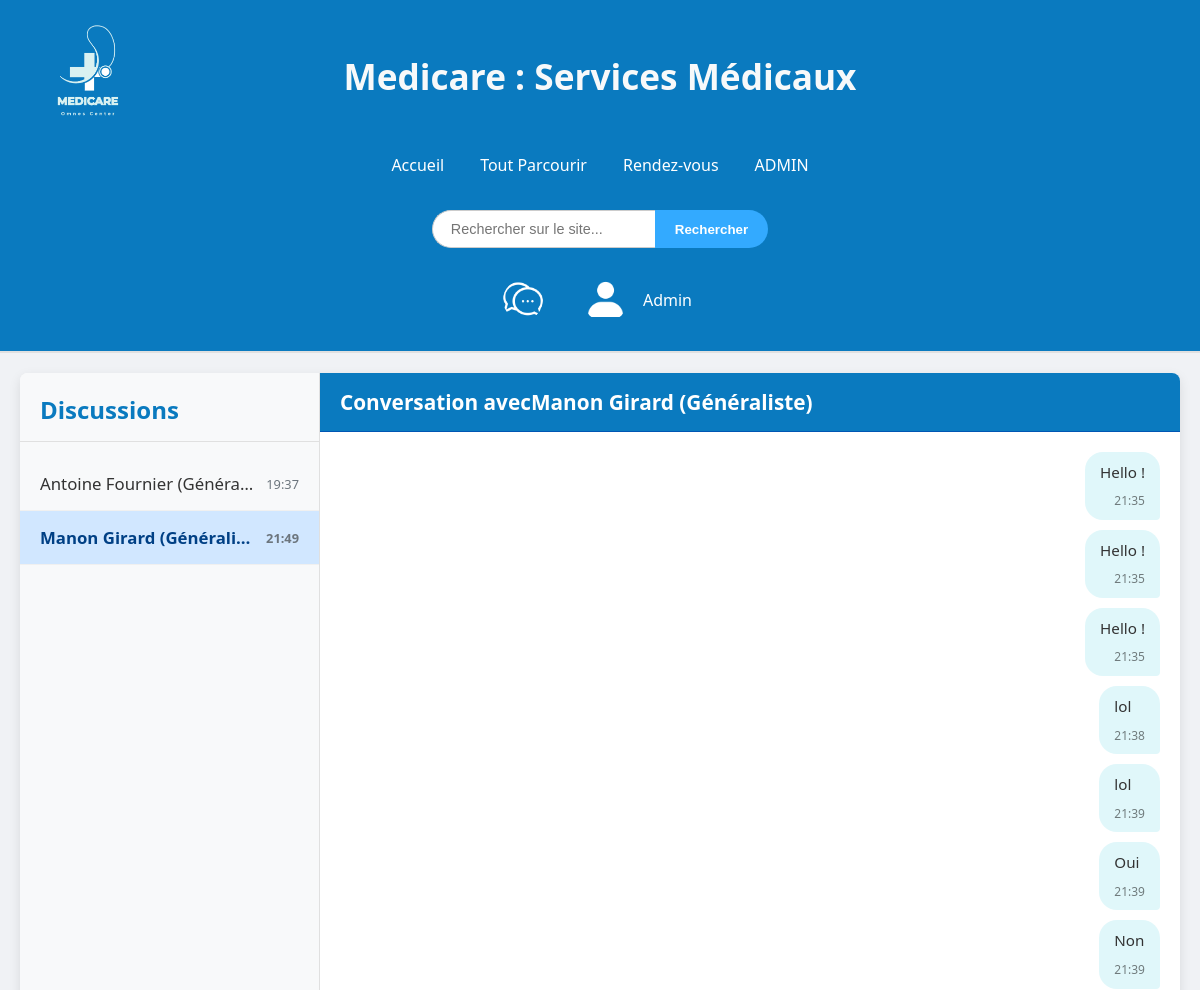
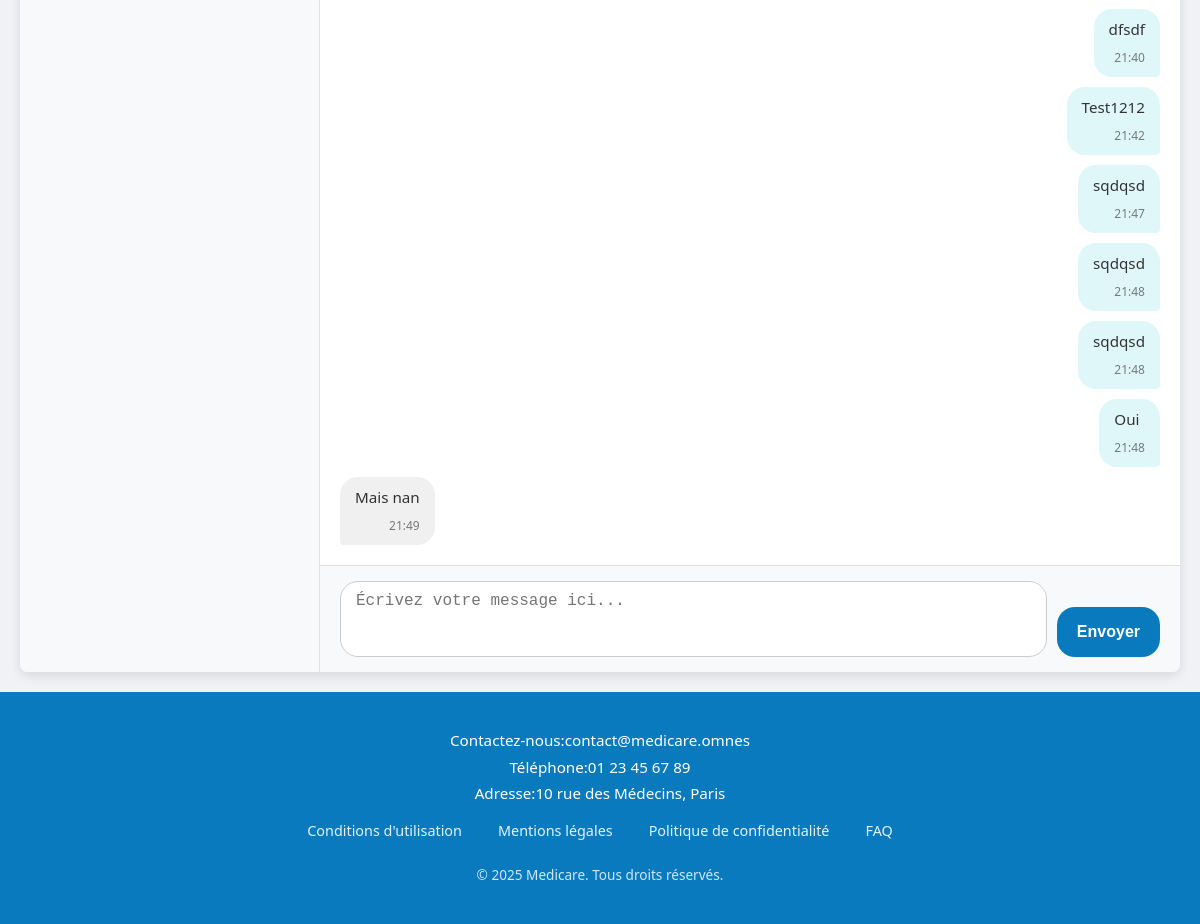
/chat.php?conv_id=1 (signed in), run on the app's committed database (2 pictures, top to bottom).
### tables this page shows
CREATE TABLE IF NOT EXISTS `conversations` (
  `ID` int NOT NULL AUTO_INCREMENT,
  `user1_id` int NOT NULL,
  `user2_id` int NOT NULL,
  `last_message_at` datetime DEFAULT CURRENT_TIMESTAMP,
  `user1_unread_count` int DEFAULT '0',
  `user2_unread_count` int DEFAULT '0',
  PRIMARY KEY (`ID`),
  UNIQUE KEY `idx_unique_conversation` (`user1_id`,`user2_id`),
  KEY `user2_id` (`user2_id`)
);

CREATE TABLE IF NOT EXISTS `utilisateurs` (
  `ID` int NOT NULL AUTO_INCREMENT,
  `Nom` varchar(255) DEFAULT NULL,
  `Prenom` varchar(255) DEFAULT NULL,
  `Email` varchar(255) DEFAULT NULL,
  `MotDePasse` varchar(255) DEFAULT NULL,
  `TypeCompte` varchar(255) NOT NULL,
  PRIMARY KEY (`ID`)
);

CREATE TABLE IF NOT EXISTS `utilisateurs_personnel` (
  `ID` int NOT NULL AUTO_INCREMENT,
  `Photo` varchar(255) DEFAULT NULL,
  `Video` varchar(255) DEFAULT NULL,
  `Telephone` bigint NOT NULL,
  `Description` varchar(255) DEFAULT NULL,
  `Type` varchar(255) DEFAULT NULL,
  `ID_Adresse` int NOT NULL,
  PRIMARY KEY (`ID`)
);

CREATE TABLE IF NOT EXISTS `messages` (
  `ID` int NOT NULL AUTO_INCREMENT,
  `conversation_id` int NOT NULL,
  `sender_id` int NOT NULL,
  `message_text` text NOT NULL,
  `sent_at` datetime DEFAULT CURRENT_TIMESTAMP,
  PRIMARY KEY (`ID`),
  KEY `conversation_id` (`conversation_id`),
  KEY `sender_id` (`sender_id`)
);

### chat.php (the view, shortened to what this page needs)
<?php
    require 'includes/head.php';
    require 'includes/header.php';
     function safe_html($value){
        return $value !==null? htmlspecialchars((string)$value,ENT_QUOTES,'UTF-8'): '';
    }
    $current_user_id = $_SESSION["user_id"];
    $selected_conversation_id = isset($_GET['conv_id']) ? intval($_GET['conv_id']):0;
    $db_host='localhost';
    $db_user='root';
    $db_pass='';
    $db_name='base_donne_web';
    $conn=mysqli_connect($db_host,$db_user,$db_pass,$db_name);
    mysqli_set_charset($conn,'utf8');
    $conversations=[];
    try
    {
        $sql_conversations="
            SELECT
                c.ID AS conversation_id,
                CASE WHEN c.user1_id=? THEN u2.ID ELSE u1.ID END AS other_user_id,
                CASE WHEN c.user1_id=? THEN u2.Prenom ELSE u1.Prenom END AS other_user_prenom,
                CASE WHEN c.user1_id=? THEN u2.Nom ELSE u1.Nom END AS other_user_nom,
                CASE WHEN c.user1_id=? THEN u2.TypeCompte ELSE u1.TypeCompte END AS other_user_type_compte,
                CASE WHEN c.user1_id=? THEN up2.Type ELSE up1.Type END AS other_user_specialty,
                c.last_message_at,
                CASE WHEN c.user1_id = ? THEN c.user1_unread_count ELSE c.user2_unread_count END AS unread_count
            FROM conversations c
            JOIN utilisateurs u1 ON c.user1_id = u1.ID
            LEFT JOIN utilisateurs_personnel up1 ON u1.ID = up1.ID
            JOIN utilisateurs u2 ON c.user2_id = u2.ID
            LEFT JOIN utilisateurs_personnel up2 ON u2.ID = up2.ID
            WHERE c.user1_id = ? OR c.user2_id= ?
            ORDER BY c.last_message_at DESC
        ";
        $stmt_conversations=mysqli_prepare($conn,$sql_conversations);
        mysqli_stmt_bind_param($stmt_conversations,"iiiiiiii",
            $current_user_id,
            $current_user_id,
            $current_user_id,
            $current_user_id,
            $current_user_id,
            $current_user_id,
            $current_user_id,
            $current_user_id
        );
        mysqli_stmt_execute($stmt_conversations);
        $result_conversations = mysqli_stmt_get_result($stmt_conversations);
        $conversations = mysqli_fetch_all($result_conversations, MYSQLI_ASSOC);
    }catch (Exception $e){
        error_log("Impossible de recupperer les cnversations: " . $e->getMessage() . " | MySQLi Error: " . mysqli_error($conn));
        echo "<p style='color:red; text-align: center; padding: 20px;'> Le changement de conversation a conduit a une erreur: " . safe_html(mysqli_error($conn)?:$e->getMessage()) ."</p>";
    }
    $messages=[];
    $selected_conversation_partner_name='';
    if ($selected_conversation_id>0){
        try
        {
            $sql_verify_conv="SELECT user1_id, user2_id FROM conversations WHERE ID =?";
            $stmt_verify_conv=mysqli_prepare($conn,$sql_verify_conv);
            mysqli_stmt_bind_param($stmt_verify_conv,"i",$selected_conversation_id);
            mysqli_stmt_execute($stmt_verify_conv);
            $result_verify_conv=mysqli_stmt_get_result($stmt_verify_conv);
            $conv_check=mysqli_fetch_assoc($result_verify_conv);
            if ($conv_check &&($conv_check['user1_id'] == $current_user_id || $conv_check['user2_id'] == $current_user_id)) {
                $partner_id = ($conv_check['user1_id'] == $current_user_id) ? $conv_check['user2_id'] : $conv_check['user1_id'];
                $sql_partner_details="SELECT u.Prenom, u.Nom, u.TypeCompte, up.Type AS specialty FROM utilisateurs u LEFT JOIN utilisateurs_personnel up ON u.ID=up.ID WHERE u.ID=?";
                $stmt_partner_details=mysqli_prepare($conn,$sql_partner_details);
                mysqli_stmt_bind_param($stmt_partner_details,"i",$partner_id);
                mysqli_stmt_execute($stmt_partner_details);
                $result_partner_details = mysqli_stmt_get_result($stmt_partner_details);
                $partner_info = mysqli_fetch_assoc($result_partner_details);
                if ($partner_info){
                    $prenom_partner=safe_html($partner_info['Prenom']);
                    $nom_partner=safe_html($partner_info['Nom']);
                    $type_compte_partner=safe_html($partner_info['TypeCompte']);
                    $specialty_partner=safe_html($partner_info['specialty']);
                    $selected_conversation_partner_name = '';
                    if (!empty($prenom_partner)&&!empty($nom_partner))
                    {
                        $selected_conversation_partner_name=$prenom_partner . ' ' . $nom_partner;
                    } elseif (!empty($prenom_partner)){
                        $selected_conversation_partner_name=$prenom_partner;
                    } elseif (!empty($nom_partner)){
                        $selected_conversation_partner_name=$nom_partner;
                    } else{
                        $selected_conversation_partner_name='ID de l utilisateur:' . $partner_id;
                    }
                if ($type_compte_partner==='Personnel' &&!empty($specialty_partner)){
                        $selected_conversation_partner_name .= ' (' . $specialty_partner . ')';
                } elseif(!empty($type_compte_partner)){
                        $selected_conversation_partner_name .= ' (' . $type_compte_partner . ')';
                    }
                } else{
                    $selected_conversation_partner_name ='L utilisateur pas connu';
                }
                $sql_messages="SELECT sender_id, message_text,sent_at FROM messages WHERE conversation_id=? ORDER BY sent_at ASC";
                $stmt_messages=mysqli_prepare($conn,$sql_messages);
                mysqli_stmt_bind_param($stmt_messages,"i",$selected_conversation_id);
                mysqli_stmt_execute($stmt_messages);
                $result_messages=mysqli_stmt_get_result($stmt_messages);
                $messages=mysqli_fetch_all($result_messages,MYSQLI_ASSOC);
            }else{
                $selected_conversation_id = 0;
            }
        } catch (Exception $e) {
            error_log("les messages n'ont pas pu etre recuperes: " . $e->getMessage() . " | MySQLi Error: " . mysqli_error($conn));
            $selected_conversation_id =0;
        }
    }
?>
<!DOCTYPE html>
<html lang="fr">
    <body class="chat-page-body">
        <main class="chat-main">
            <div class="chat-container">
                <div class="conversation-list">
                    <h2>Discussions</h2>
                    <?php if(empty($conversations)):?>
                        <p class="no-conversations">Aucune conversation detectee. <br>Utilisez les boutons "Communiquer" sur les profils des médecins ou laboratoires.</p>
                    <?php else:?>
                        <?php foreach ($conversations as $conv): ?>
                            <?php
                                $prenom=safe_html($conv['other_user_prenom']);
                                $nom=safe_html($conv['other_user_nom']);
                                $type_compte=safe_html($conv['other_user_type_compte']);
                                $specialty=safe_html($conv['other_user_specialty']);
                                $display_name_conv='';
                                if (!empty($prenom)&&!empty($nom)) {
                                    $display_name_conv=$prenom . ' ' . $nom;
                                } elseif (!empty($prenom)) {
                                    $display_name_conv=$prenom;
                                } elseif (!empty($nom)){
                                    $display_name_conv=$nom;
                                } else{
                                    $display_name_conv='Utilisateur ID:' . safe_html($conv['other_user_id']);
                                }
                                if ($type_compte==='Personnel' &&!empty($specialty)){
                                    $display_name_conv .=' (' . $specialty . ')';
                                } elseif(!empty($type_compte)){
                                    $display_name_conv .=' (' . $type_compte . ')';
                                }
                            ?>
                            <a href="chat.php?conv_id=<?php echo safe_html($conv['conversation_id']); ?>"
                               class="conversation-item <?php echo ($selected_conversation_id == $conv['conversation_id']) ? 'active' : ''; ?>">
                                <span class="partner-name">
                                <?php echo $display_name_conv; ?>
                                </span>
                                <span class="last-message-time">
                                    <?php echo date('H:i', strtotime(safe_html($conv['last_message_at']))); ?>
                                </span>
                            </a>
                        <?php endforeach;?>
                    <?php endif; ?>
                </div>
                <div class="chat-window">
                    <?php if($selected_conversation_id>0): ?>
                        <div class="chat-header">
                            <h3>Conversation avec<?php echo safe_html($selected_conversation_partner_name); ?></h3>
                        </div>
                        <div class="messages-display" id="messages-display">
                            <?php if(empty($messages)):?>
                                <p class="no-messages">Aucun messages dans cette conversation.</p>
                            <?php else:?>
                                <?php foreach ($messages as $msg): ?>
                                    <div class="message-bubble <?php echo ($msg['sender_id'] == $current_user_id) ? 'sent':'received'; ?>">
                                        <p class="message-text"><?php echo nl2br(safe_html($msg['message_text'])); ?></p>
                                        <span class="message-time"><?php echo date('H:i', strtotime(safe_html($msg['sent_at']))); ?></span>
                                    </div>
                                <?php endforeach;?>
                            <?php endif; ?>
                        </div>
                        <div class="message-input-area">
                            <textarea id="message-input" placeholder="Écrivez votre message ici..." rows="3"></textarea>
                            <button id="send-message-btn">Envoyer</button>
                        </div>
                    <?php endif; ?>
                </div>
            </div>
        </main>
        <?php require 'includes/footer.php'; ?>
</body>
</html>

### css/style.css (style rules this page uses)
* { margin: 0; padding: 0; box-sizing: border-box; }
html { height: 100%; }
body { min-height: 100%; display: flex; flex-direction: column; font-family: 'Segoe UI', sans-serif; background-color: #f2f2f2; color: #333; margin: 0; }
main { flex-grow: 1; }

### chat.php (style rules this page uses)
.chat-page-body { display: flex; flex-direction: column; min-height: 100vh; }
.chat-main { flex-grow: 1; padding: 20px; background-color: #f0f2f5; display: flex; justify-content: center; }
.chat-container { display: flex; width: 100%; max-width: 1200px; background-color: #fff; border-radius: 8px; box-shadow: 0 4px 12px rgba(0,0,0,0.1); overflow: hidden; min-height: 700px; }
.conversation-list { flex: 0 0 300px; border-right: 1px solid #e0e0e0; padding: 20px 0; background-color: #f8f9fa; overflow-y: auto; }
.conversation-list h2 { font-size: 1.5rem; color: #0a7abf; padding: 0 20px 15px; border-bottom: 1px solid #e0e0e0; margin-bottom: 15px; }
.conversation-item { display: flex; align-items: center; padding: 15px 20px; text-decoration: none; color: #333; border-bottom: 1px solid #f0f0f0; transition: background-color 0.2s ease; position: relative; }
.conversation-item.active { background-color: #d1e7ff; color: #004085; font-weight: 600; }
.conversation-item .partner-name { flex-grow: 1; font-size: 1.05rem; white-space: nowrap; overflow: hidden; text-overflow: ellipsis; }
.conversation-item .last-message-time { font-size: 0.8rem; color: #6c757d; margin-left: 10px; flex-shrink: 0; }
.chat-window { flex: 1; display: flex; flex-direction: column; min-width: 0; }
.chat-header { padding: 15px 20px; background-color: #0a7abf; color: white; font-size: 1.2rem; border-bottom: 1px solid #0056b3; flex-shrink: 0; }
.chat-header h3 { margin: 0; font-size: 1.3rem; white-space: nowrap; overflow: hidden; text-overflow: ellipsis; }
.messages-display { flex-grow: 1; padding: 20px; overflow-y: auto; display: flex; flex-direction: column; gap: 10px; }
.message-bubble { max-width: 70%; padding: 10px 15px; border-radius: 18px; line-height: 1.4; font-size: 0.95rem; position: relative; word-wrap: break-word; }
.message-bubble p.message-text { margin: 0; padding-bottom: 5px; }
.message-bubble .message-time { font-size: 0.75rem; color: rgba(0,0,0,0.5); display: block; text-align: right; margin-top: 5px; }
.message-bubble.sent { background-color: #e0f7fa; align-self: flex-end; border-bottom-right-radius: 4px; }
.message-bubble.received { background-color: #f1f0f0; align-self: flex-start; border-bottom-left-radius: 4px; }
.message-input-area { border-top: 1px solid #e0e0e0; padding: 15px 20px; display: flex; gap: 10px; background-color: #f8f9fa; flex-shrink: 0; }
.message-input-area textarea { flex-grow: 1; border: 1px solid #ccc; border-radius: 18px; padding: 10px 15px; font-size: 1rem; resize: none; min-height: 50px; max-height: 150px; box-sizing: border-box; transition: border-color 0.2s ease; overflow-y: auto; }
.message-input-area button { background-color: #0a7abf; color:white; border: none; border-radius: 18px; padding: 0 20px; height: 50px; cursor: pointer; font-size: 1rem; font-weight: 600; transition: background-color 0.2s ease; align-self: flex-end; }

### data on the page
conversations: display_name_conv "Antoine Fournier (Généra…", last_message_at "19:37"
conversations: display_name_conv "Manon Girard (Générali…", last_message_at "21:49"
utilisateurs: safe_html($selected_conversation_partner_name) "Manon Girard (Généraliste)"
messages: message_text "Hello !", sent_at "21:35"
messages: message_text "Hello !", sent_at "21:35"
messages: message_text "Hello !", sent_at "21:35"
messages: message_text "lol", sent_at "21:38"
messages: message_text "lol", sent_at "21:39"
messages: message_text "Oui", sent_at "21:39"
messages: message_text "Non", sent_at "21:39"
messages: message_text "dfsdf", sent_at "21:40"
messages: message_text "Test1212", sent_at "21:42"
messages: message_text "sqdqsd", sent_at "21:47"
messages: message_text "sqdqsd", sent_at "21:48"
messages: message_text "sqdqsd", sent_at "21:48"
messages: message_text "Oui", sent_at "21:48"
messages: message_text "Mais nan", sent_at "21:49"

### other printed values
safe_html_header($_SESSION["user_prenom"]) "Admin"
